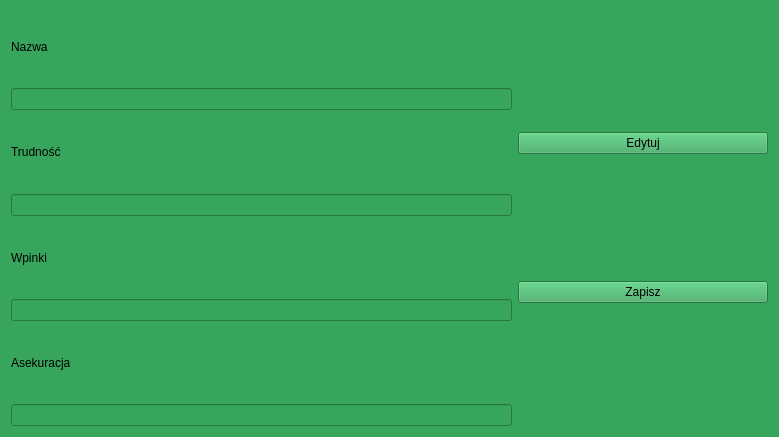
<?xml version="1.0" encoding="UTF-8"?>
<ui version="4.0">
 <class>Trasa</class>
 <widget class="QWidget" name="Trasa">
  <property name="geometry">
   <rect>
    <x>0</x>
    <y>0</y>
    <width>779</width>
    <height>437</height>
   </rect>
  </property>
  <property name="sizePolicy">
   <sizepolicy hsizetype="Expanding" vsizetype="Expanding">
    <horstretch>0</horstretch>
    <verstretch>0</verstretch>
   </sizepolicy>
  </property>
  <property name="windowTitle">
   <string>Form</string>
  </property>
  <property name="styleSheet">
   <string notr="true">background-color: rgb(55, 166, 92);</string>
  </property>
  <layout class="QHBoxLayout" name="horizontalLayout" stretch="2,1">
   <item>
    <layout class="QVBoxLayout" name="verticalLayout_3">
     <item>
      <widget class="QLabel" name="label">
       <property name="text">
        <string>Nazwa</string>
       </property>
      </widget>
     </item>
     <item>
      <widget class="QLineEdit" name="nazwa"/>
     </item>
     <item>
      <widget class="QLabel" name="label_2">
       <property name="text">
        <string>Trudność</string>
       </property>
      </widget>
     </item>
     <item>
      <widget class="QLineEdit" name="trudnosc"/>
     </item>
     <item>
      <widget class="QLabel" name="label_3">
       <property name="text">
        <string>Wpinki</string>
       </property>
      </widget>
     </item>
     <item>
      <widget class="QLineEdit" name="wpinki"/>
     </item>
     <item>
      <widget class="QLabel" name="label_4">
       <property name="text">
        <string>Asekuracja</string>
       </property>
      </widget>
     </item>
     <item>
      <widget class="QLineEdit" name="asekuracja"/>
     </item>
    </layout>
   </item>
   <item>
    <layout class="QVBoxLayout" name="verticalLayout_4">
     <item>
      <widget class="QPushButton" name="edytujButton">
       <property name="text">
        <string>Edytuj</string>
       </property>
      </widget>
     </item>
     <item>
      <widget class="QPushButton" name="zapiszButton">
       <property name="text">
        <string>Zapisz</string>
       </property>
      </widget>
     </item>
    </layout>
   </item>
  </layout>
 </widget>
 <resources/>
 <connections/>
</ui>
